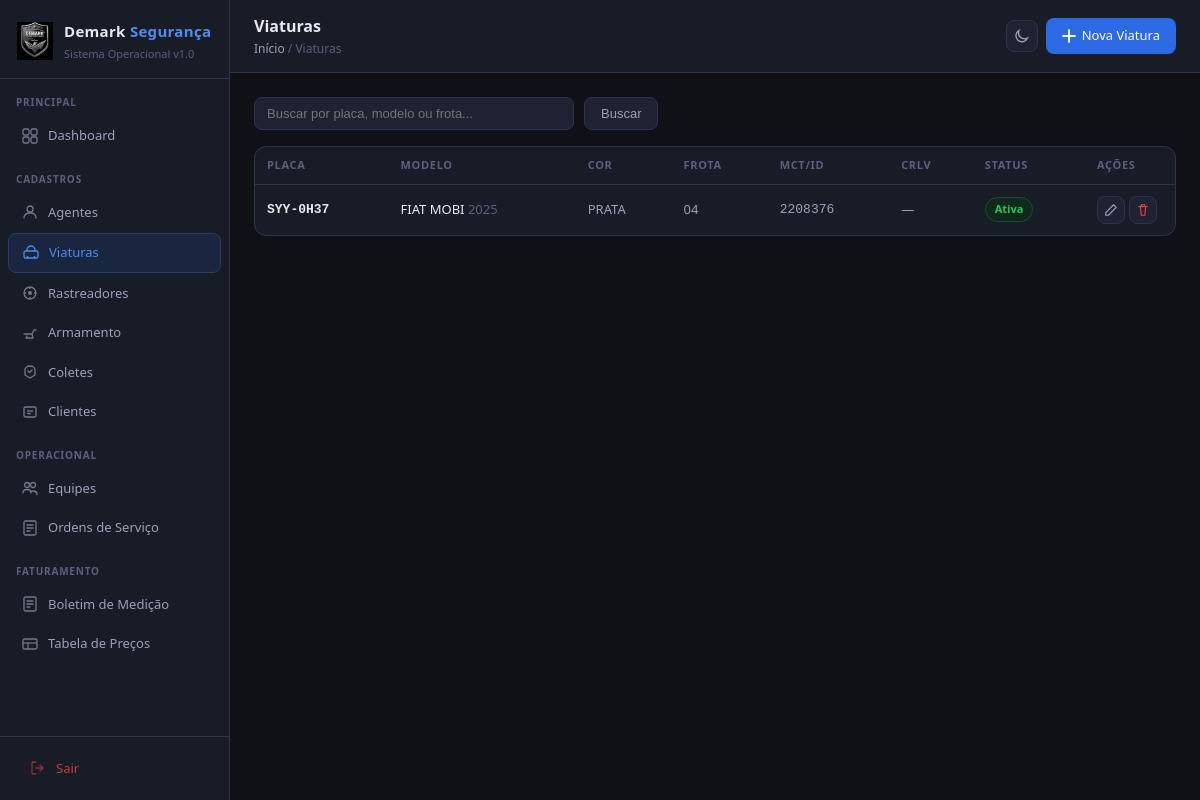
Screenshot of /viaturas/ (signed in) with the database file from the repository.
### cadastros/models.py (models this page shows, shortened)
class Viatura(models.Model):
    STATUS_CHOICES = [
        ('ativa', 'Ativa'),
        ('manutencao', 'Em manutencao'),
        ('inativa', 'Inativa'),
    ]
    TIPO_CHOICES = [
        ('VW Polo', 'VW Polo'),
        ('VW Gol', 'VW Gol'),
        ('Fiat Strada', 'Fiat Strada'),
        ('Toyota Hilux', 'Toyota Hilux'),
        ('Outro', 'Outro'),
    ]
    tipo = models.CharField(max_length=50, verbose_name='Tipo')
    marca_modelo = models.CharField(max_length=100, verbose_name='Marca / Modelo')
    ano = models.CharField(max_length=4, verbose_name='Ano')
    cor = models.CharField(max_length=50, verbose_name='Cor')
    placa = models.CharField(max_length=10, unique=True, verbose_name='Placa')
    frota = models.CharField(max_length=20, blank=True, verbose_name='Frota')
    mct_id = models.CharField(max_length=20, blank=True, verbose_name='MCT / ID')
    renavam = models.CharField(max_length=15, blank=True, verbose_name='RENAVAM')
    chassi = models.CharField(max_length=30, blank=True, verbose_name='Chassi')
    crlv_validade = models.DateField(blank=True, null=True, verbose_name='CRLV Vencimento')
    seguro_validade = models.DateField(blank=True, null=True, verbose_name='Seguro Vencimento')
    status = models.CharField(max_length=15, choices=STATUS_CHOICES, default='ativa', verbose_name='Status')
    observacoes = models.TextField(blank=True, verbose_name='Observacoes')
    criado_em = models.DateTimeField(auto_now_add=True)
    atualizado_em = models.DateTimeField(auto_now=True)
    class Meta:
        verbose_name = 'Viatura'
        verbose_name_plural = 'Viaturas'
        ordering = ['placa']

### cadastros/views.py (the view)
# urls.py: path('viaturas/', views.viatura_list, name='viatura_list'),
@login_required
def viatura_list(request):
    q = request.GET.get('q', '')
    viaturas = Viatura.objects.all()
    if q:
        viaturas = viaturas.filter(Q(placa__icontains=q) | Q(marca_modelo__icontains=q) | Q(frota__icontains=q))
    return render(request, 'cadastros/viatura_list.html', {'viaturas': viaturas, 'q': q})

### cadastros/templates/cadastros/viatura_list.html (shortened to what this page needs)
{% extends 'cadastros/base.html' %}
{% block page_title %}Viaturas{% endblock %}
{% block breadcrumb %}<a href="{% url 'dashboard' %}">Início</a> / Viaturas{% endblock %}
{% block topbar_actions %}<a href="{% url 'viatura_create' %}" class="btn btn-primary"><svg width="14" height="14" fill="none" viewBox="0 0 14 14"><path d="M7 1v12M1 7h12" stroke="currentColor" stroke-width="1.8" stroke-linecap="round"/></svg> Nova Viatura</a>{% endblock %}
{% block content %}
<div class="search-bar">
  <form method="get" style="display:flex;gap:10px;flex:1">
    <input type="text" name="q" value="{{ q }}" placeholder="Buscar por placa, modelo ou frota...">
    <button type="submit" class="btn btn-secondary">Buscar</button>
  </form>
</div>
<div class="card" style="padding:0">
  <div class="table-wrap">
    <table>
      <thead>
        <tr><th>Placa</th><th>Modelo</th><th>Cor</th><th>Frota</th><th>MCT/ID</th><th>CRLV</th><th>Status</th><th style="width:90px">Ações</th></tr>
      </thead>
      <tbody>
        {% for v in viaturas %}
        <tr>
          <td><strong style="color:var(--text);font-family:monospace">{{ v.placa }}</strong></td>
          <td>{{ v.marca_modelo }} <span style="color:var(--text3)">{{ v.ano }}</span></td>
          <td style="color:var(--text2)">{{ v.cor }}</td>
          <td style="color:var(--text2)">{{ v.frota|default:"—" }}</td>
          <td style="color:var(--text2);font-family:monospace">{{ v.mct_id|default:"—" }}</td>
          <td style="color:var(--text2)">{{ v.crlv_validade|date:"d/m/Y"|default:"—" }}</td>
          <td>
            {% if v.status == 'ativa' %}<span class="badge badge-green">Ativa</span>
            {% elif v.status == 'manutencao' %}<span class="badge badge-amber">Manutenção</span>
            {% else %}<span class="badge badge-gray">Inativa</span>{% endif %}
          </td>
          <td>
            <div style="display:flex;gap:4px">
              <a href="{% url 'viatura_edit' v.pk %}" class="btn-icon" title="Editar"><svg width="14" height="14" fill="none" viewBox="0 0 16 16"><path d="M11 2l3 3L5 14H2v-3L11 2z" stroke="currentColor" stroke-width="1.3" stroke-linejoin="round"/></svg></a>
              <a href="{% url 'viatura_delete' v.pk %}" class="btn-icon" title="Excluir" style="color:var(--red)"><svg width="14" height="14" fill="none" viewBox="0 0 16 16"><path d="M3 4h10M6 4V2h4v2M5 4l1 10h4l1-10" stroke="currentColor" stroke-width="1.3" stroke-linecap="round" stroke-linejoin="round"/></svg></a>
            </div>
          </td>
        </tr>
        {% empty %}
        <tr><td colspan="8" style="text-align:center;color:var(--text3);padding:32px">Nenhuma viatura encontrada.</td></tr>
        {% endfor %}
      </tbody>
    </table>
  </div>
</div>
{% endblock %}

### cadastros/templates/cadastros/base.html (style rules this page uses)
* { box-sizing:border-box;margin:0;padding:0 }
:root { --bg:#0f1117;--bg2:#181c27;--bg3:#1e2233;--bg4:#252a3a; --border:#2e3450;--border2:#3a4060; --text:#e8eaf0;--text2:#9aa0b8;--text3:#5a6080; --blue:#2d6be4;--blue2:#1a4db8;--blue-light:#4d8df0; --blue-bg:#1a2540;--blue-border:#2a3d6a; --green:#22c55e;--green-bg:#0f2a1a; --red:#ef4444;--red-bg:#2a0f0f; --amber:#f59e0b;--amber-bg:#2a1f0a; --gray:#64748b; --radius:8px;--radius-lg:12px; }
body { font-family:'Segoe UI',system-ui,sans-serif;background:var(--bg);color:var(--text);font-size:14px;line-height:1.5;display:flex;min-height:100vh }
.topbar-left .breadcrumb a { color:var(--text2);text-decoration:none }
.btn { display:inline-flex;align-items:center;gap:6px;padding:8px 16px;border-radius:var(--radius);font-size:13px;font-weight:500;cursor:pointer;border:none;text-decoration:none;transition:all .15s }
.btn-primary { background:var(--blue);color:#fff }
.btn-secondary { background:var(--bg3);color:var(--text2);border:1px solid var(--border) }
.btn-icon { padding:6px;border-radius:var(--radius);background:var(--bg3);border:1px solid var(--border);color:var(--text2);cursor:pointer;display:inline-flex;align-items:center;transition:all .15s }
.card { background:var(--bg2);border:1px solid var(--border);border-radius:var(--radius-lg);padding:20px }
.table-wrap { overflow-x:auto }
table { width:100%;border-collapse:collapse }
th { text-align:left;padding:10px 12px;font-size:11px;font-weight:600;color:var(--text3);text-transform:uppercase;letter-spacing:.06em;border-bottom:1px solid var(--border) }
td { padding:11px 12px;font-size:13px;border-bottom:1px solid var(--border);vertical-align:middle }
tr:last-child td { border-bottom:none }
.badge { display:inline-flex;align-items:center;padding:3px 9px;border-radius:999px;font-size:11px;font-weight:600 }
.badge-green { background:var(--green-bg);color:var(--green);border:1px solid #1a4d2a }
.search-bar { display:flex;gap:10px;margin-bottom:16px;align-items:center }
.search-bar input { background:var(--bg3);border:1px solid var(--border);border-radius:var(--radius);padding:8px 12px;color:var(--text);font-size:13px;outline:none;flex:1;max-width:320px }

### rows the page displays
Viatura: placa "SYY-0H37", marca_modelo "FIAT MOBI", ano "2025", cor "PRATA", frota "04", mct_id "2208376", crlv_validade "—", status "Ativa"
